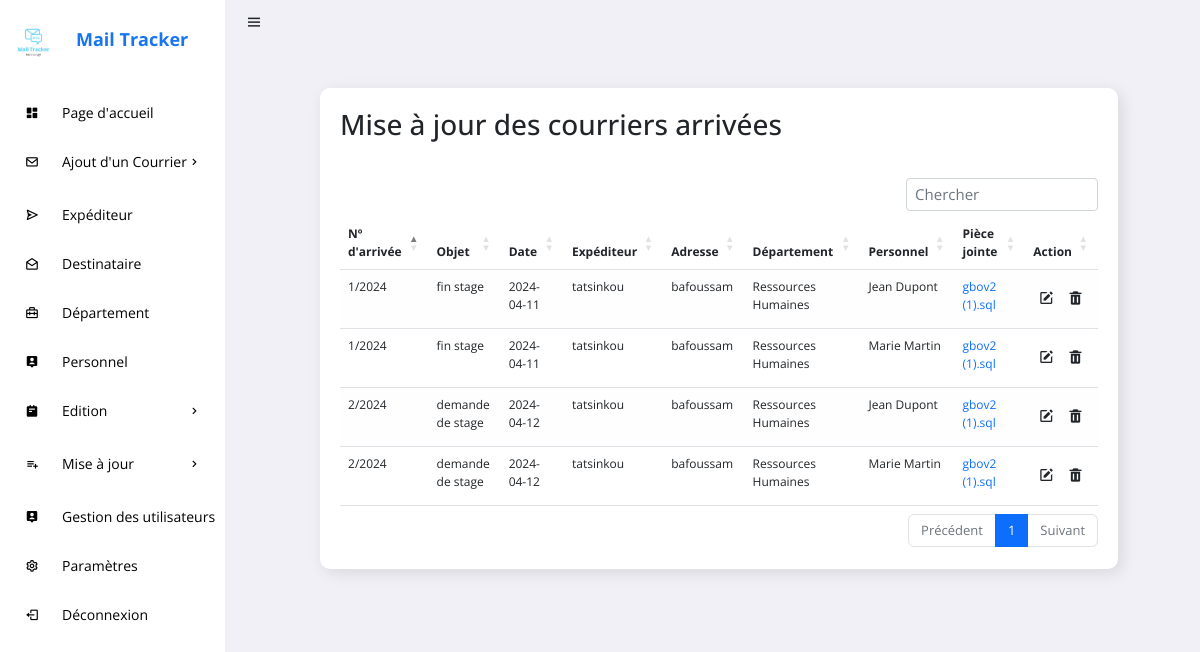
/listeCA.php (signed in), run on the app's committed database.
### tables this page shows
CREATE TABLE IF NOT EXISTS `courrier_arrivee` (
  `N_ARRIVEE` int NOT NULL,
  `ANNEE` int DEFAULT NULL,
  `OBJET_ARRIVEE` varchar(255) DEFAULT NULL,
  `DATE_ARRIVEE` date DEFAULT NULL,
  `PIECE_JOINTE_ARRIVEE` varchar(255) DEFAULT NULL,
  `REPONSE` text,
  `ID_EXP` int NOT NULL,
  PRIMARY KEY (`N_ARRIVEE`),
  KEY `fk_expediteur_id_exp` (`ID_EXP`)
);

CREATE TABLE IF NOT EXISTS `expediteur` (
  `ID_EXP` int NOT NULL AUTO_INCREMENT,
  `NOM_EXP` varchar(255) DEFAULT NULL,
  `ADRESSE_EXP` varchar(255) DEFAULT NULL,
  `TEL_EXP` text,
  `FAX_EXP` text,
  PRIMARY KEY (`ID_EXP`)
);

CREATE TABLE IF NOT EXISTS `departement` (
  `ID_DEPARTEMENT` int NOT NULL AUTO_INCREMENT,
  `NOM_DEPARTEMENT` varchar(255) DEFAULT NULL,
  `RESPONSABLE` text,
  PRIMARY KEY (`ID_DEPARTEMENT`)
);

CREATE TABLE IF NOT EXISTS `personnel` (
  `ID_PERSONNEL` int NOT NULL AUTO_INCREMENT,
  `ID_DEPARTEMENT` int DEFAULT NULL,
  `NOM_PERSONNEL` varchar(255) DEFAULT NULL,
  `ADRESSE_PERSONNEL` text,
  `TEL_PERSONNEL` text,
  `NOM_DEPARTEMENT` text,
  PRIMARY KEY (`ID_PERSONNEL`),
  KEY `ID_DEPARTEMENT` (`ID_DEPARTEMENT`)
);

### listeCA.php (the view, shortened to what this page needs)
<?php
    include "connexion/config.php";
?>
<!DOCTYPE html>
<html lang="en">
<head>
	<link rel="stylesheet" href="https://cdn.datatables.net/1.12.1/css/dataTables.bootstrap5.min.css">
    <link rel="stylesheet" href="https://cdn.jsdelivr.net/npm/bootstrap@5.2.0/dist/css/bootstrap.min.css">
    <link rel="stylesheet" href="https://cdnjs.cloudflare.com/ajax/libs/font-awesome/6.1.2/css/all.min.css">
    <link href='https://unpkg.com/boxicons@2.0.9/css/boxicons.min.css' rel='stylesheet'>
	<link rel="stylesheet" href="css/style.css">
</head>
<body>
	<section id="sidebar">
		<a href="#" class="brand"><img src="image/Mail.jpg" width="55" height="55" style="margin-top:20px;"><span>Mail Tracker</span></a>
		<ul class="side-menu">
			<li><a href="pageAcc.php" class="active"><i class='bx bxs-dashboard icon' ></i>Page d'accueil</a></li>
			<?php
			if($_SESSION['typeC']=='secretaire' || $_SESSION['typeC']=='admin'){
			?>
			<li>
				<a href="#"><i class='bx bx-envelope icon' ></i>Ajout d'un Courrier<i class='bx bx-chevron-right icon-right' ></i></a>
			</li>
			<?php }?>
			<li><a href="expediteur.php"><i class='bx bx-send icon' ></i>Expéditeur</a></li>
			<li><a href="destinataire.php"><i class='bx bx-envelope-open icon' ></i>Destinataire</a></li>
			<?php
			if($_SESSION['typeC']=='admin' || $_SESSION['typeC']=='admin'){
			?>
			<li><a href="departement.php"><i class='bx bx-briefcase-alt-2 icon' ></i>Département</a></li>
			<li><a href="personnel.php"><i class='bx bxs-user-pin icon' ></i>Personnel</a></li>
			<?php }?>
			<li>
				<a href="#"><i class='bx bxs-notepad icon' ></i>Edition <i class='bx bx-chevron-right icon-right' ></i></a>
			</li>
			<?php
			if($_SESSION['typeC']=='user' || $_SESSION['typeC']=='admin'){
			?>
            <li>
				<a href="#"><i class='bx bx-list-plus icon' ></i>Mise à jour<i class='bx bx-chevron-right icon-right' ></i></a>
			</li>
			<?php }?>
			<?php
			if($_SESSION['typeC']=='admin'){
			?>
			<li><a href="gestionU.php"><i class='bx bxs-user-pin icon' ></i>Gestion des utilisateurs</a></li>
			<li><a href="settings.php"><i class='bx bx-cog icon'></i>Paramètres</a></li>
			<?php }?>
			<li><a href="deconn.php"><i class='bx bx-log-out icon' ></i> Déconnexion</a></li>
		</ul>
	</section>
	<section id="content">
		<nav>
			<i class='bx bx-menu toggle-sidebar' ></i>
		</nav>
		<main>
			<div class="data">
				<div class="content-data">
					<div class="details">
						<div class="recentOrders">
							<div class="cardHeader">
								<h3>Mise à jour des courriers arrivées</h3>
							</div>
							</div class="table-responsive">
                                    <table id="example" class="table table-striped">
                                            <thead class="thead-dark">
                                                <tr>
                                                    <th scope="col">N&#186; d'arrivée</th>
                                                    <th scope="col">Objet</th>
                                                    <th scope="col">Date</th>
                                                    <th scope="col">Expéditeur</th>
                                                    <th scope="col">Adresse</th>
                                                    <th scope="col">Département</th>
                                                    <th scope="col">Personnel</th>
                                                    <th scope="col">Pièce jointe</th>
                                                    <th scope="col">Action</th>
                                                </tr>
                                            </thead>
                                            <?php
                                                $sql = "SELECT c.N_ARRIVEE, ANNEE, OBJET_ARRIVEE,
												DATE_ARRIVEE, NOM_EXP, ADRESSE_EXP, d.NOM_DEPARTEMENT,
												NOM_PERSONNEL, PIECE_JOINTE_ARRIVEE, c.ID_EXP
												FROM courrier_arrivee c
												JOIN expediteur e ON  e.ID_EXP = c.ID_EXP
												JOIN affecter a ON    a.N_ARRIVEE = c.N_ARRIVEE
												JOIN departement d ON d.ID_DEPARTEMENT = a.ID_DEPARTEMENT
												JOIN personnel p ON  p.ID_DEPARTEMENT = d.ID_DEPARTEMENT
												ORDER BY DATE_ARRIVEE DESC";
                                                $query = $conn->prepare($sql);
                                                $query->execute();
                                                $row=$query->fetchAll(PDO::FETCH_ASSOC);
                                                foreach($row as $value){
                                                ?>
                                            <tr>
                                                <td><?php echo $value['N_ARRIVEE']."/".$value['ANNEE']?></td>
                                                <td><?php echo $value['OBJET_ARRIVEE']?></td>
                                                <td><?php echo $value['DATE_ARRIVEE']?></td>
                                                <td><?php echo $value['NOM_EXP']?></td>
                                                <td><?php echo $value['ADRESSE_EXP']?></td>
                                                <td><?php echo $value['NOM_DEPARTEMENT']?></td>
                                                <td><?php echo $value['NOM_PERSONNEL']?></td>
                                                <td><a href="pj/CA/<?php echo $value['PIECE_JOINTE_ARRIVEE']?>"><?php echo $value['PIECE_JOINTE_ARRIVEE']?></a></td>
                                                <td>
                                                    <a href="modifierCA.php?modifier=<?php echo $value['N_ARRIVEE'];?>&val=<?php echo $value['ID_EXP'];?>"><button type="button" class="btn"><i class='bx bxs-edit'></i></button></a>
                                                    <a href="listeCA.php?supprimer=<?php echo $value['N_ARRIVEE'];?>&val=<?php echo $value['ID_EXP'];?>"><button type="button" class="btn"><i class='bx bxs-trash'></i></button></a>
                                                </td>
                                            </tr>
                                        <?php }?>
                                        </table>
                                    </div>
                            </div>
						</div>
		</main>
	</section>
</body>
</html>

### css/style.css (style rules this page uses)
* { font-family: 'Open Sans', sans-serif !important; margin: 0; padding: 0; box-sizing: border-box; }
:root { --grey: #F1F0F6; --dark-grey: #8D8D8D; --light: #fff; --dark: #000; --green: #81D43A; --light-green: #E3FFCB; --blue: #1775F1; --light-blue: #D0E4FF; --dark-blue: #0C5FCD; --red: #FC3B56; }
html { overflow-x: hidden; }
body { background: var(--grey); overflow-x: hidden; }
a { text-decoration: none; }
li { list-style: none; }
#sidebar { position: fixed; max-width: 225px; width: 100%; background: var(--light); top: 0; left: 0; height: 100%; overflow-y: auto; scrollbar-width: none; transition: all .3s ease; z-index: 200; }
#sidebar .brand { font-size: 24px; display: flex; align-items: center; height: 64px; font-weight: 700; color: var(--blue); position: sticky; top: 0; left: 0; z-index: 100; background: var(--light); transition: all .3s ease; padding: 0 6px; }
#sidebar .brand span { font-size: 18px; margin-top: 15px; margin-left: 15px; }
#sidebar .icon { min-width: 48px; display: flex; justify-content: center; align-items: center; margin-right: 6px; }
#sidebar .icon-right { margin-left: auto; transition: all .3s ease; }
#sidebar .side-menu { margin: 26px 0; padding: 0 8px; transition: all .3s ease; }
#sidebar .side-menu a { display: flex; align-items: center; font-size: 14px; color: var(--dark); padding: 12px 16px 12px 0; transition: all .3s ease; border-radius: 10px; margin: 4px 0; white-space: nowrap; }
#sidebar a { text-decoration: none; }
#content { position: relative; width: calc(100% - 227px); left: 225px; transition: all .3s ease; }
nav { background: #F1F0F6; height: 44px; padding: 0 20px; display: flex; align-items: center; grid-gap: 28px; position: sticky; top: 0; left: 0; z-index: 100; }
nav .toggle-sidebar { font-size: 18px; cursor: pointer; }
main { width: 96%; padding: 24px 41px 20px 65px; }
main .data { display: flex; grid-gap: 20px; margin-top: 20px; flex-wrap: wrap; }
main .data .content-data { flex-grow: 1; flex-basis: 400px; font-size: 12px; padding: 20px; margin-left: 30px; background: var(--light); border-radius: 10px; box-shadow: 4px 4px 16px rgba(0, 0, 0, .1); }
.details table { width: 100%; border-collapse: collapse; margin-top: 10px; }
table.dataTable.table-striped>tbody>tr.odd>* { box-shadow: inset 0 0 0 9999px rgba(237, 236, 236, 0.05); }
.details .cardHeader { display: flex; justify-content: space-between; align-items: flex-start; height: 70px; }
table tr td .btn { padding: 8px 4px; }

### data on the page
courrier_arrivee: N_ARRIVEE "2", ANNEE "2024", OBJET_ARRIVEE "demande de stage", DATE_ARRIVEE "2024-04-12", ID_EXP.NOM_EXP "tatsinkou", ID_EXP.ADRESSE_EXP "bafoussam", departement.NOM_DEPARTEMENT "Ressources Humaines", personnel.NOM_PERSONNEL "Jean Dupont", PIECE_JOINTE_ARRIVEE "gbov2 (1).sql", personnel.NOM_PERSONNEL "Marie Martin"
courrier_arrivee: N_ARRIVEE "1", ANNEE "2024", OBJET_ARRIVEE "fin stage", DATE_ARRIVEE "2024-04-11", ID_EXP.NOM_EXP "tatsinkou", ID_EXP.ADRESSE_EXP "bafoussam", departement.NOM_DEPARTEMENT "Ressources Humaines", personnel.NOM_PERSONNEL "Jean Dupont", PIECE_JOINTE_ARRIVEE "gbov2 (1).sql", personnel.NOM_PERSONNEL "Marie Martin"
